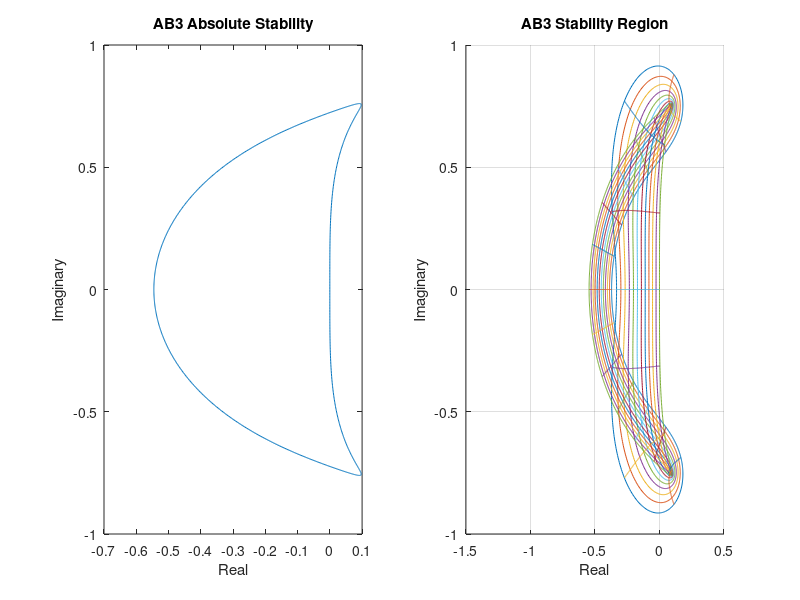
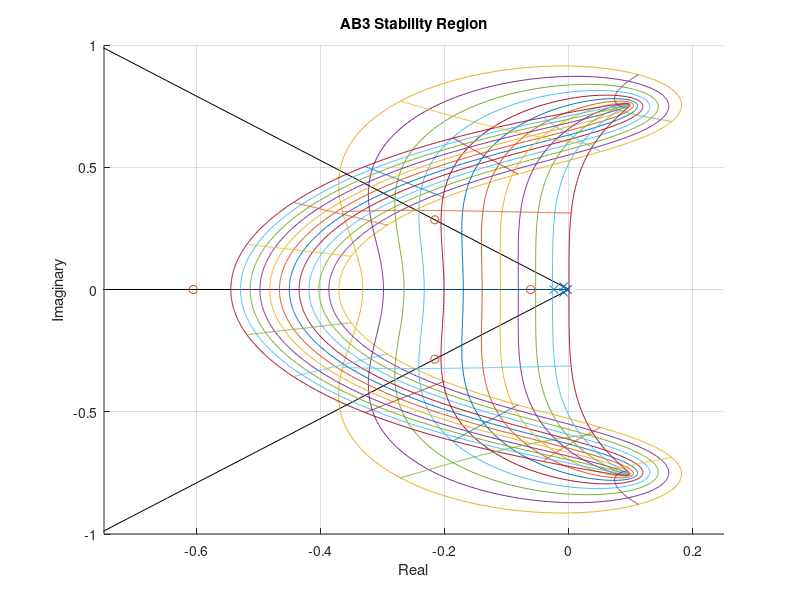

MATLAB code to generate these figures, in order: (Note: this script raises an error after producing the figures.)
%Tyler Matthews 4/15/19
%System Simulation Problem 11

 close all; clc; clear;%Clear Console and Close Figures

%Constants
R1 = 500;
R2 = 1000;
R3 = 1000;
C1 = 4.7e-6;
C2 = 4.7e-6;
C3 = 4.7e-6;
L = 2;

%Matricies
A = [-1/(C1*R2), 1/(C1*R2), 0, 1/(C1); 1/(C2*R2), (-1/(C2*R2))+(-1/(C2*R3)), 1/(C2*R3), 0; 0, 1/(C3*R3), -1/(C3*R3), 0; -1/(L), 0, 0, (-1*R1)/(L)]
B = [0; 0; 0; 1/(L)]
C = [0, 0, 1, 0]
D = [0]


%% PART A
lamda = eig(A)

%% PART B
Nt=21;
Nr=12;

theta=linspace(0,2*pi,1001); 
rho=linspace(0.712,1,1001); 
tvec=linspace(0,2*pi,Nt);
rvec=linspace(0.712, 1,Nr);

figure;
subplot(1,2,1)
z=exp(i*theta);
w=(12*z.^3-12*z.^2)./(23*z.^2-16*z+5);
plot(real(w), imag(w))
xlabel('Real')
ylabel('Imaginary')
title('AB3 Absolute Stability')

subplot(1,2,2)
for k=1:length(rvec)
 z=rvec(k)*exp(i*theta);
 w=(12*z.^3-12*z.^2)./(23*z.^2-16*z+5);
 
 hold on
 plot(real(w), imag(w))
 hold off
end

for k=1:length(tvec)-1
 z=rho*exp(i*tvec(k));
 w=(12*z.^3-12*z.^2)./(23*z.^2-16*z+5);
 
 hold on
 plot(real(w), imag(w))
 hold off
end

title('AB3 Stability Region')
axis([-1.5 0.5 -1 1])
xlabel('Real')
ylabel('Imaginary')
grid on

%% PART C

figure;

T = linspace(0,1,1001);

hold on
plot(real(lamda(1)*T), imag(lamda(1)*T), 'black')
plot(real(lamda(2)*T), imag(lamda(2)*T), 'black')
plot(real(lamda(3)*T), imag(lamda(3)*T), 'black')
plot(real(lamda(4)*T), imag(lamda(4)*T), 'black')
hold off

stable = 4e-5
unstable = 10e-4

hold on
plot(real(lamda*stable),imag(lamda*stable ), 'x') %Stable and accurate
plot(real(lamda*unstable),imag(lamda*unstable ), 'o') %Unstable and inaccurate
hold off

for k=1:length(rvec)
 z=rvec(k)*exp(i*theta);
 w=(12*z.^3-12*z.^2)./(23*z.^2-16*z+5);
 
 hold on
 plot(real(w), imag(w))
 hold off
end

for k=1:length(tvec)-1
 z=rho*exp(i*tvec(k));
 w=(12*z.^3-12*z.^2)./(23*z.^2-16*z+5);
 
 hold on
 plot(real(w), imag(w))
 hold off
end

title('AB3 Stability Region')
axis([-0.75 0.25 -1 1])
xlabel('Real')
ylabel('Imaginary')
grid on


%% PART D

l1 = lamda * stable;
l2 = lamda * unstable;

num = [0 23 -16 5];
den = [12-12 0 0];

stable_accurate_poles = exp(l1)
unstable_inaccurate_poles = exp(l2)

disp("Stable Principle Poles @ " +stable_accurate_poles(2) + " & " + stable_accurate_poles(3))
disp("Stable Spurious Poles @  "+stable_accurate_poles(1) + " & " + stable_accurate_poles(3))

disp("Unstable Principle Poles @ " +unstable_inaccurate_poles(2) + " & " + unstable_inaccurate_poles(3))
disp("Unstable Spurious Poles @  "+unstable_inaccurate_poles(1) + " & " + unstable_inaccurate_poles(3))


%% PART E
T = (stable);
t1 = 0:T:0.2;
N = length(t1);

u = ones(4,N);
x = zeros(4,N);
Fx = zeros(4,N);
y = ones(1,N);

Fx(:,1) = A*x(:,1) + B*u(1);
x(:,2) = x(:,1) + (T*Fx(:,1));

Fx(:,2) = A*x(:,2) + B*u(2);
x(:,3) = x(:,2) + ((3/2)*T*Fx(:,2)) - ((1/2)*T*Fx(:,1));

for k=1:N-3
    Fx(:,k+2) = A*x(:,k+2) + B*u(k+2);
    x(:,k+3) = x(:,k+2) + ((23/12)*T*Fx(:,k+2)) - ((16/12)*T*Fx(:,k+1)) + ((5/12)*T*Fx(:,k));
    y1(k+3) = C*x(:,k+3);
end

figure()
subplot(2,1,1)
plot(t1,y1)
title('lamdaT for Stable and Accurate T')

T = (unstable);
t2 = 0:T:0.2;
N = length(t2);

u = ones(4,N);
x = zeros(4,N);
Fx = zeros(4,N);
y = ones(1,N);

Fx(:,1) = A*x(:,1) + B*u(1);
x(:,2) = x(:,1) + (T*Fx(:,1));

Fx(:,2) = A*x(:,2) + B*u(2);
x(:,3) = x(:,2) + ((3/2)*T*Fx(:,2)) - ((1/2)*T*Fx(:,1));

for k=1:N-3
    Fx(:,k+2) = A*x(:,k+2) + B*u(k+2);
    x(:,k+3) = x(:,k+2) + ((23/12)*T*Fx(:,k+2)) - ((16/12)*T*Fx(:,k+1)) + ((5/12)*T*Fx(:,k));
    y2(k+3) = C*x(:,k+3);
end

subplot(2,1,2)
plot(t2,y2)
title('lamdaT for unstable and inaccurate T')

figure;
hold on
    plot(t1,y1,'g')
    plot(t2,y2,'b')
hold off
ylim([0 1])
title('Step Responses')
